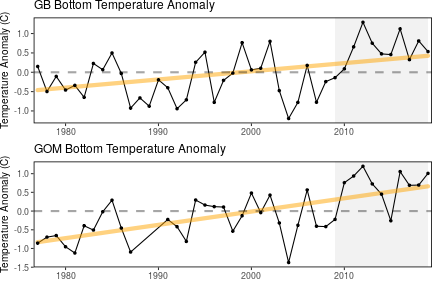

This chart was generated by the following R code:
library(here)

source(here('chunk-scripts/LTL.Rmd-setup.R'))
source(here('chunk-scripts/LTL.Rmd-GIS-setup.R'))
source(here('chunk-scripts/LTL.Rmd-NE-bot-temp.R'))
        
ggsave('/share/github/iea-uploader/www/figures/[email redacted]/bottom_temp_NE.png', width = 6, height = 4, dpi = 72)
